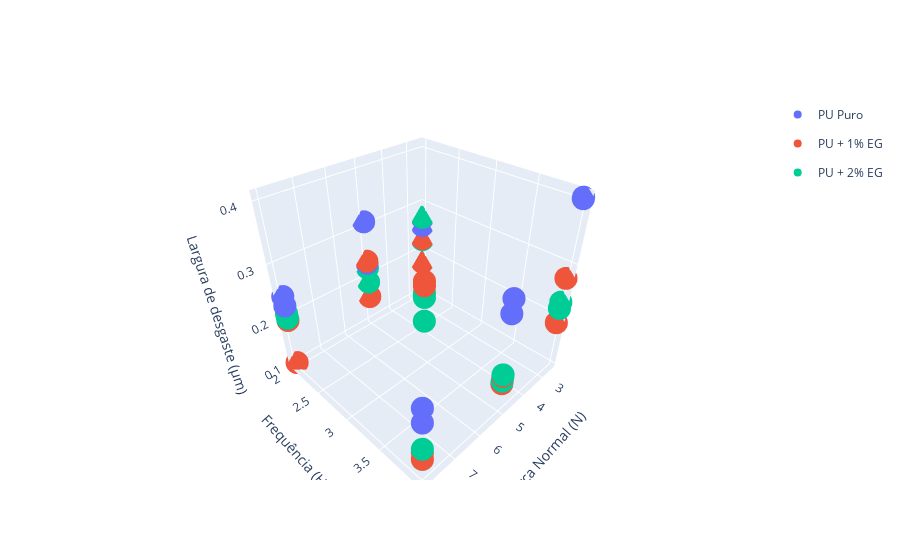

The notebook cell this image was saved under:
### Code cell
titles = {0: 'PU Puro',
          1: 'PU + 1% EG',
          2: 'PU + 2% EG',
            }

fig = go.Figure()
for eg in df2['EG'].unique():
    mask = (df2['EG']==eg)
    fig.add_trace(go.Scatter3d(
                                x=df2[mask]['Força Normal'],
                                y=df2[mask]['Frequência'],
                                z=df2[mask]['COF Médio'],
                                mode="markers",
                                legendgroup=titles[eg],
                                name = titles[eg],
                                ))
scene = dict(xaxis_title = 'Força Normal (N)',
             yaxis_title = 'Frequência (Hz)',
             zaxis_title = 'Largura de desgaste (µm)'
            )
fig.update_layout(scene = scene)
fig.show()

### Figure 1 — Plotly figure (JSON) as saved in the notebook; plotly's stock layout.template omitted (floating-point values rounded to 4 significant figures)
{"data": [{"legendgroup": "PU Puro", "mode": "markers", "name": "PU Puro", "type": "scatter3d", "x": [2.5, 2.5, 5, 5, 8, 8, 2.5, 2.5, 5, 5, 8, 8], "y": [2, 4, 2, 4, 2, 4, 2, 4, 2, 4, 2, 4], "z": [0.2532, 0.4062, 0.3105, 0.3101, 0.2421, 0.238, 0.2685, 0.4039, 0.2296, 0.2853, 0.2239, 0.2116]}, {"legendgroup": "PU + 1% EG", "mode": "markers", "name": "PU + 1% EG", "type": "scatter3d", "x": [8, 5, 5, 2.5, 2.5, 8, 8, 5, 2.5, 5, 2.5, 8, 5.17, 5.17, 5.17, 5.17], "y": [4, 2, 4, 4, 2, 2, 4, 4, 4, 2, 2, 2, 3, 3, 3, 3], "z": [0.1397, 0.1566, 0.154, 0.1901, 0.1711, 0.1947, 0.154, 0.1695, 0.2758, 0.2336, 0.2249, 0.1019, 0.2617, 0.2601, 0.2683, 0.2675]}, {"legendgroup": "PU + 2% EG", "mode": "markers", "name": "PU + 2% EG", "type": "scatter3d", "x": [5, 5, 2.5, 2.5, 8, 8, 5, 8, 2.5, 2.5, 5, 8, 5.17, 5.17, 5.17, 5.17], "y": [4, 2, 2, 4, 4, 2, 4, 4, 2, 4, 2, 2, 3, 3, 3, 3], "z": [0.1724, 0.1892, 0.2226, 0.2189, 0.1606, 0.2084, 0.1594, 0.1394, 0.2706, 0.2313, 0.2196, 0.1992, 0.2465, 0.2409, 0.238, 0.1907]}], "layout": {"scene": {"xaxis": {"title": {"text": "Força Normal (N)"}}, "yaxis": {"title": {"text": "Frequência (Hz)"}}, "zaxis": {"title": {"text": "Largura de desgaste (µm)"}}}}}
